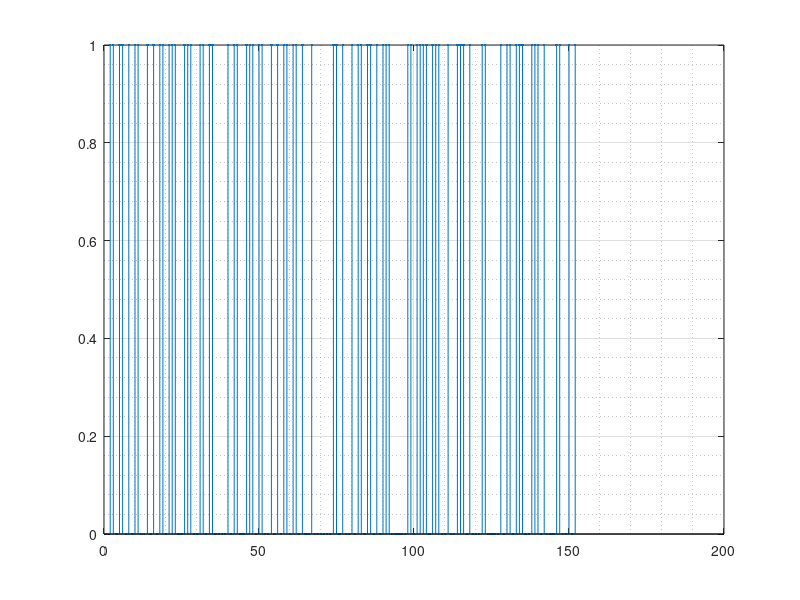

Recreate this plot in MATLAB.
clear;
close all;
clc;

% Fonte
info = 'mensagem importante';
info_ascii = double(info);
w = 8; % byte
info_bin = dec2bin(info_ascii, w);
[N w] = size(info_bin);
tx = reshape(info_bin', [1 N*w]);

% Canal
tx_d = tx - '0';
stem(tx_d, '.');
grid on;
grid minor on;

% Receptor
rx = tx;
%info_bin_rx = repmat('.', [N w]);
info_bin_rx = reshape(rx, [w N]);
info_bin_rx = info_bin_rx';
info_bin_rx = bin2dec(info_bin_rx);
info_ascii_rx = char(info_bin_rx);
info_rx = info_ascii_rx';

fprintf('Info transmitida = ''%s''\n', info);
fprintf('Info recebida = ''%s''\n', info_rx);

% Testes com fprintf
fprintf('Testes com fprintf:\n');
fprintf('Numero de bits transmitidos = %d\n', N*w);
fprintf('pi = %.2f\nbits em um char = %d\n', pi, w);
